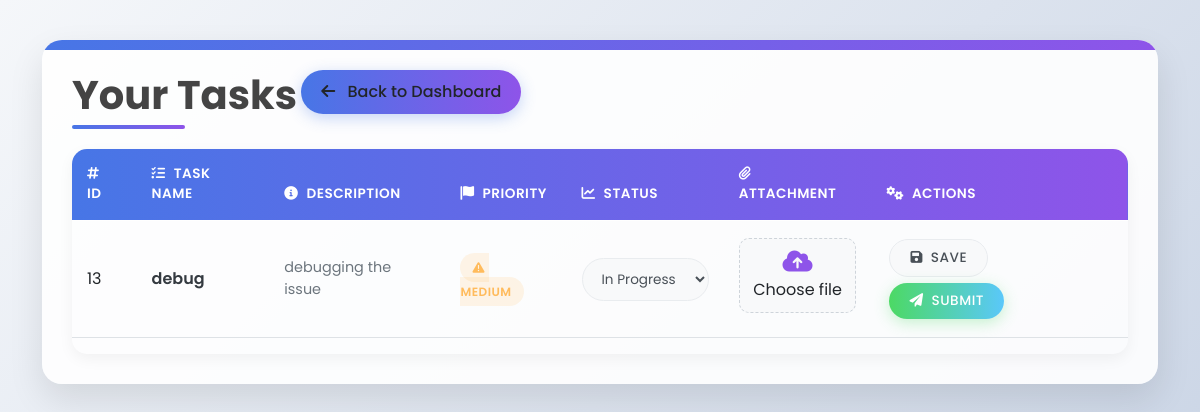
/employee_tasks/ (signed in), run on the app's committed database.
### emp_app/models.py (models this page shows, shortened)
class Task_manager(models.Model):
    PRIORITY_CHOICES = [
        ('High', 'High'),
        ('Medium', 'Medium'),
        ('Low', 'Low'),
    ]
    task_name = models.CharField(max_length=100, null=False)
    task_description = models.TextField()
    task_start_date = models.DateField()
    task_end_date = models.DateField()
    task_priority = models.CharField(max_length=10, choices=PRIORITY_CHOICES)
    assigned_to = models.ForeignKey(Employee, on_delete=models.CASCADE)

### emp_app/views.py (the view)
# urls.py: path('employee_tasks/', views.employee_tasks, name='employee_tasks'),
def employee_tasks(request):
    if not request.user.is_authenticated:
        return redirect('login')
    tasks = Task_manager.objects.filter(assigned_to=request.user, employee_task__task_status__in=["Not Started", "In Progress"])
    context = {
        'tasks': tasks
    }
    return render(request, 'employee_tasks.html', context)

### emp_app/templates/employee_tasks.html (shortened to what this page needs)
<!doctype html>
<html lang="en">
  <head>
    <link href="https://cdn.jsdelivr.net/npm/bootstrap@5.0.2/dist/css/bootstrap.min.css" rel="stylesheet">
    <link rel="stylesheet" href="https://cdnjs.cloudflare.com/ajax/libs/font-awesome/6.0.0-beta3/css/all.min.css">
  </head>
  <body>
    <div class="container">
      <div class="task-container">
        <h1>Your Tasks</h1>
        <a class="btn back-btn" href="{% url 'employee_dashboard' %}">
          <i class="fas fa-arrow-left"></i> Back to Dashboard
        </a>
        <div class="task-table">
          {% if tasks %}
          <table class="table table-hover">
            <thead>
              <tr>
                <th><i class="fas fa-hashtag me-2"></i>ID</th>
                <th><i class="fas fa-tasks me-2"></i>Task Name</th>
                <th><i class="fas fa-info-circle me-2"></i>Description</th>
                <th><i class="fas fa-flag me-2"></i>Priority</th>
                <th><i class="fas fa-chart-line me-2"></i>Status</th>
                <th><i class="fas fa-paperclip me-2"></i>Attachment</th>
                <th><i class="fas fa-cogs me-2"></i>Actions</th>
              </tr>
            </thead>
            <tbody>
              {% for task in tasks %}
              <tr>
                <td>{{ task.id }}</td>
                <td class="task-name">{{ task.task_name }}</td>
                <td>
                  <div class="task-description" title="{{ task.task_description }}">
                    {{ task.task_description }}
                  </div>
                </td>
                <td>
                  {% if task.task_priority == "High" %}
                  <span class="priority-badge priority-high">
                    <i class="fas fa-exclamation-circle me-1"></i>High
                  </span>
                  {% elif task.task_priority == "Medium" %}
                  <span class="priority-badge priority-medium">
                    <i class="fas fa-exclamation-triangle me-1"></i>Medium
                  </span>
                  {% else %}
                  <span class="priority-badge priority-low">
                    <i class="fas fa-check-circle me-1"></i>Low
                  </span>
                  {% endif %}
                </td>
                <td>
                  <form method="POST" enctype="multipart/form-data" action="{% url 'update_task' task.id %}">
                    <select name="task_status" class="status-select">
                      <option value="In Progress" {% if task.employee_task.task_status == "In Progress" %}selected{% endif %}>
                        <i class="fas fa-spinner"></i> In Progress
                      </option>
                    </select>
                </td>
                <td>
                  <div class="file-upload">
                    <label class="file-upload-label">
                      <i class="fas fa-cloud-upload-alt"></i>
                      <span>Choose file</span>
                    </label>
                  </div>
                </td>
                <td>
                  <button type="submit" name="save" class="btn btn-task btn-save">
                    <i class="fas fa-save me-1"></i> Save
                  </button>
                  <button type="submit" name="submit" class="btn btn-task btn-submit">
                    <i class="fas fa-paper-plane me-1"></i> Submit
                  </button>
                </td>
              </tr>
              {% endfor %}
            </tbody>
          </table>
          {% else %}
          <div class="empty-state">
            <i class="fas fa-tasks"></i>
            <p>No tasks assigned yet.</p>
            <small>Check back later or contact your supervisor.</small>
          </div>
          {% endif %}
        </div>
      </div>
    </div>
  </body>
</html>

### emp_app/templates/employee_tasks.html (style rules this page uses)
body { font-family: 'Poppins', sans-serif; background: linear-gradient(135deg, #f5f7fa 0%, #c3cfe2 100%); min-height: 100vh; padding: 40px 0; }
.task-container { background-color: rgba(255, 255, 255, 0.9); border-radius: 20px; box-shadow: 0 15px 35px rgba(0, 0, 0, 0.1); padding: 30px; position: relative; overflow: hidden; }
.task-container::before { content: ""; position: absolute; top: 0; left: 0; width: 100%; height: 10px; background: linear-gradient(90deg, #4776E6 0%, #8E54E9 100%); }
h1 { color: #444; font-weight: 700; margin-bottom: 30px; position: relative; display: inline-block; }
h1::after { content: ""; position: absolute; bottom: -10px; left: 0; width: 50%; height: 4px; background: linear-gradient(90deg, #4776E6 0%, #8E54E9 100%); border-radius: 2px; }
.back-btn { margin-bottom: 25px; border-radius: 50px; padding: 10px 20px; font-weight: 500; border: none; background: linear-gradient(90deg, #4776E6 0%, #8E54E9 100%); box-shadow: 0 4px 15px rgba(71, 118, 230, 0.3); transition: all 0.3s ease; }
.back-btn i { margin-right: 8px; }
.task-table { border-radius: 15px; overflow: hidden; box-shadow: 0 5px 15px rgba(0, 0, 0, 0.05); }
.task-table thead { background: linear-gradient(90deg, #4776E6 0%, #8E54E9 100%); color: white; }
.task-table th { font-weight: 600; padding: 15px; text-transform: uppercase; font-size: 0.85rem; letter-spacing: 0.5px; }
.task-table tbody tr { transition: all 0.3s ease; }
.task-table td { padding: 15px; vertical-align: middle; }
.priority-badge { padding: 6px 12px; border-radius: 50px; font-size: 0.75rem; font-weight: 600; text-transform: uppercase; letter-spacing: 0.5px; }
.priority-medium { background-color: rgba(255, 187, 92, 0.15); color: #ffbb5c; }
.status-select { background-color: #f8f9fa; border: 1px solid #e9ecef; border-radius: 50px; padding: 10px 15px; width: 100%; font-size: 0.85rem; color: #495057; transition: all 0.3s ease; }
.file-upload { position: relative; overflow: hidden; display: inline-block; width: 100%; }
.file-upload-label { display: block; background-color: #f8f9fa; border: 1px dashed #ced4da; border-radius: 10px; padding: 10px; text-align: center; cursor: pointer; transition: all 0.3s ease; }
.file-upload-label i { display: block; font-size: 1.5rem; color: #8E54E9; margin-bottom: 5px; }
.btn-task { border-radius: 50px; padding: 8px 20px; font-weight: 500; font-size: 0.85rem; letter-spacing: 0.5px; text-transform: uppercase; transition: all 0.3s ease; margin: 3px; }
.btn-save { background-color: #f8f9fa; color: #495057; border: 1px solid #e9ecef; }
.btn-submit { background: linear-gradient(90deg, #4cd964 0%, #5ac8fa 100%); border: none; color: white; box-shadow: 0 4px 15px rgba(76, 217, 100, 0.3); }
.task-description { font-size: 0.9rem; color: #6c757d; max-width: 250px; overflow: hidden; text-overflow: ellipsis; display: -webkit-box; -webkit-line-clamp: 2; -webkit-box-orient: vertical; }
.task-name { font-weight: 600; color: #343a40; }

### data on the page
Task_manager: id "13", task_name "debug", task_description "debugging the issue", task_priority "Medium" (drawn), task_status "In Progress"
